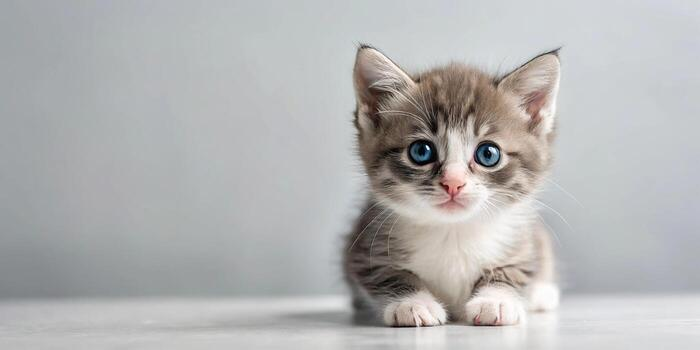
#> input picture 1_OpenCV/4_histograms/cat.jpg, 700 x 350 px
$ python 05_equalization.py
#> lines starting #> are read from the running program, lines starting #| are printed output that depends on the picture
# Suppose an image has most of its pixels squeezed into a small intensity range:

# 0 ──────────────── 255
#        ███████
#        pixels

# The image may look low contrast / dull.

# Histogram Equalization tries to spread those intensities across a wider range:

# 0 █████████████████████████████████████ 255

# Result → better contrast.

import cv2
import matplotlib.pyplot as plt

# Read image
img = cv2.imread("cat.jpg")
#> img is the input picture: shape (350, 700, 3); mean B, G, R 179.9, 179.9, 180

# Convert to grayscale
gray = cv2.cvtColor(img, cv2.COLOR_BGR2GRAY)

# Histogram Equalization
equalized = cv2.equalizeHist(gray)
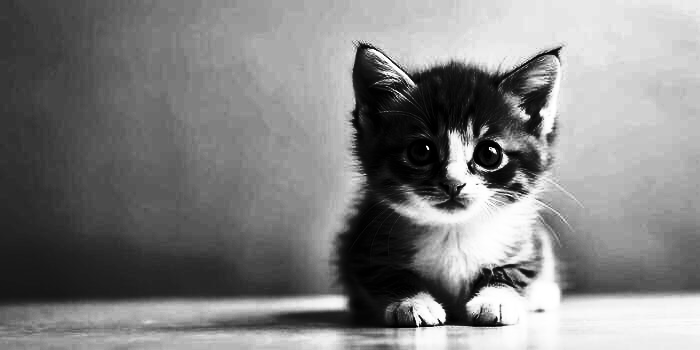
#> equalized: shape (350, 700); min 0, max 255, mean 129

# -------------------------------
# Display images
# -------------------------------

cv2.imshow("Original Grayscale", gray)
cv2.imshow("Equalized Image", equalized)

cv2.waitKey(0)
cv2.destroyAllWindows()


# -------------------------------
# Display Original Histogram
# -------------------------------

plt.hist(gray.ravel(), 256, [0, 256])
plt.title("Original Histogram")
plt.xlabel("Pixel Intensity")
plt.ylabel("Number of Pixels")
plt.show()
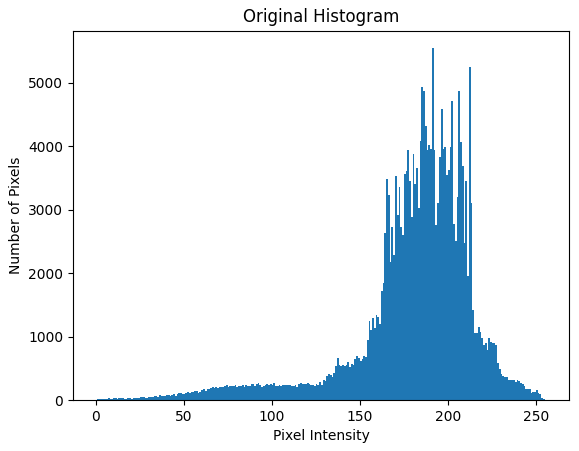
#> figure drawn by matplotlib, 1 panel; tallest bar 5546 high, from x = 191 to 192


# -------------------------------
# Display Equalized Histogram
# -------------------------------

plt.hist(equalized.ravel(), 256, [0, 256])
plt.title("Equalized Histogram")
plt.xlabel("Pixel Intensity")
plt.ylabel("Number of Pixels")
plt.show()
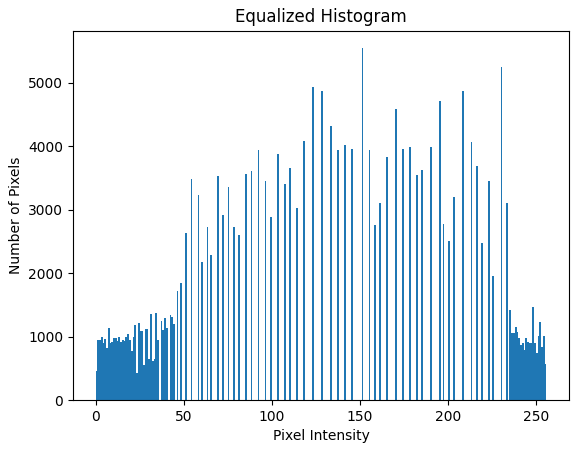
#> figure drawn by matplotlib, 1 panel; tallest bar 5546 high, from x = 151 to 152

# An image is normally 2D:

# Image:
# [
#  [10, 20, 30],
#  [40, 50, 60],
#  [70, 80, 90]
# ]

# .ravel() changes it to:

# [10, 20, 30, 40, 50, 60, 70, 80, 90]
# Why do we need it for the histogram?

# plt.hist() needs the pixel values as a collection of values to count.


# OpenCV's calcHist() is specifically designed to receive an image array, including a 2D grayscale image.

# You give it:

# gray
#   ↓
# 2D image
#   ↓
# cv2.calcHist()
#   ↓
# counts pixels automatically
#   ↓
# histogram

# So OpenCV handles the pixels internally. You don't need to convert the image to 1D.

# 2. plt.hist() works differently

# When you write:

# plt.hist(equalized.ravel(), 256, [0, 256])

# plt.hist() is a general-purpose data histogram function. We give it the pixel values as data.

# Therefore, we commonly convert:

# 2D image
#      ↓
# ravel()
#      ↓
# 1D pixel values
#      ↓
# plt.hist()
